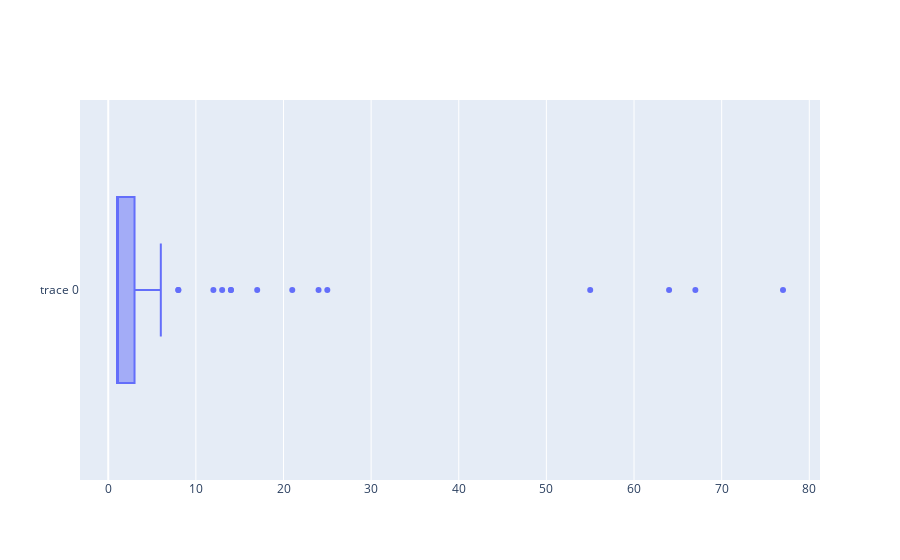

The notebook cell this image was saved under:
### Markdown cell above
# Distribution of Reaction numbers for all clients

### Code cell
fig = go.Figure(data=[go.Box(x=data.userId.value_counts().values.tolist())])
fig.show()

### Figure 1 — Plotly figure (JSON) as saved in the notebook; plotly's stock layout.template omitted (floating-point values rounded to 4 significant figures)
{"data": [{"type": "box", "x": [77, 67, 64, 55, 25, 24, 21, 17, 14, 14, 13, 12, 8, 8, 6, 6, 6, 6, 5, 4, 4, 4, 4, 3, 3, 3, 3, 3, 3, 3, 3, 3, 3, 3, 3, 3, 3, 2, 2, 2, 2, 2, 2, 2, 2, 2, 2, 2, 2, 2, 2, 2, 2, 2, 1, 1, 1, 1, 1, 1, 1, 1, 1, 1, 1, 1, 1, 1, 1, 1, 1, 1, 1, 1, 1, 1, 1, 1, 1, 1, 1, 1, 1, 1, 1, 1, 1, 1, 1, 1, 1, 1, 1, 1, 1, 1, 1, 1, 1, 1, 1, 1, 1, 1, 1, 1, 1, 1, 1, 1, 1, 1]}], "layout": {"autosize": true, "xaxis": {"autorange": true, "range": [-3.222, 81.22], "type": "linear"}, "yaxis": {"autorange": true, "range": [-0.5, 0.5], "type": "category"}}}
